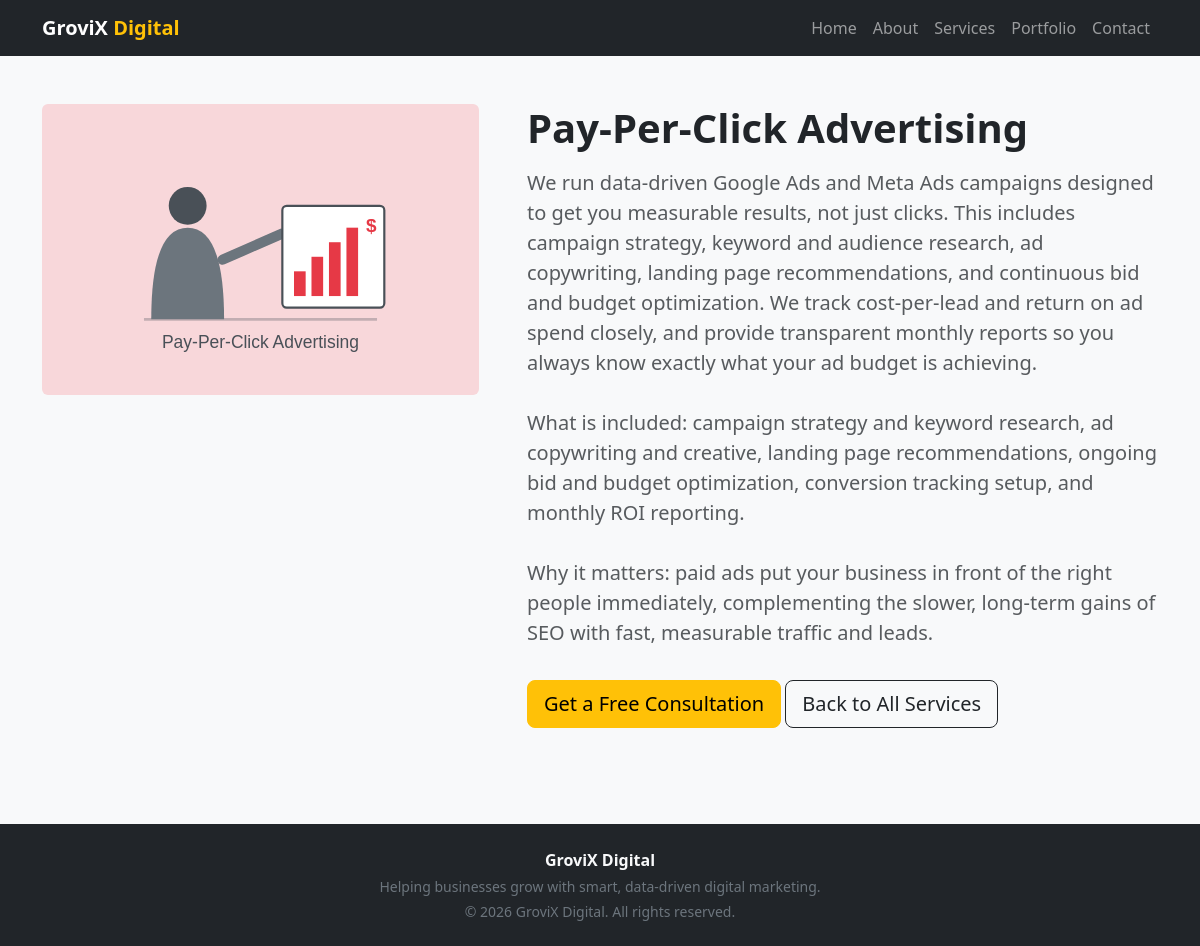
Page /service_detail.php?id=4 on the committed database.
### tables this page shows
CREATE TABLE services (
    id INT AUTO_INCREMENT PRIMARY KEY,
    title VARCHAR(150) NOT NULL,
    description TEXT NOT NULL,
    image VARCHAR(255) DEFAULT NULL,
    meta_title VARCHAR(160) DEFAULT NULL,
    meta_description VARCHAR(300) DEFAULT NULL,
    created_at TIMESTAMP DEFAULT CURRENT_TIMESTAMP
);

### includes/functions.php (called while the page is built, shortened)
<?php
function clean_input($value) {
    return htmlspecialchars(trim($value ?? ''), ENT_QUOTES, 'UTF-8');
}
function service_hero_image_url($filename, $title = '') {
    $title = strtolower($title);
    if (str_contains($title, 'pay-per-click') || str_contains($title, 'ppc') || str_contains($title, 'advertising')) {
        return BASE_URL . '/assets/img/service-hero-ppc.svg';
    }
    return BASE_URL . '/assets/img/placeholder.svg';
}

### public/service_detail.php (the view, shortened to what this page needs)
<?php
require_once __DIR__ . '/../includes/db.php';
require_once __DIR__ . '/../includes/functions.php';
$id = filter_input(INPUT_GET, 'id', FILTER_VALIDATE_INT);
$service = null;
if ($id) {
    $stmt = mysqli_prepare($conn, "SELECT id, title, description, image, meta_title, meta_description FROM services WHERE id = ?");
    mysqli_stmt_bind_param($stmt, 'i', $id);
    mysqli_stmt_execute($stmt);
    $service = mysqli_fetch_assoc(mysqli_stmt_get_result($stmt));
}
require_once __DIR__ . '/../includes/header.php';
?>
<section class="py-5">
  <div class="container">
    <?php if ($service): ?>
      <div class="row justify-content-center align-items-start g-5">
        <div class="col-lg-5">
          <img src="<?= service_hero_image_url($service['image'], $service['title']) ?>" class="img-fluid rounded" alt="<?= clean_input($service['title']) ?>">
        </div>
        <div class="col-lg-7">
          <h1 class="fw-bold mb-3"><?= clean_input($service['title']) ?></h1>
          <p class="lead text-muted"><?= nl2br(clean_input($service['description'])) ?></p>
          <a href="contact.php" class="btn btn-warning btn-lg mt-3">Get a Free Consultation</a>
          <a href="services.php" class="btn btn-outline-dark btn-lg mt-3">Back to All Services</a>
        </div>
      </div>
    <?php endif; ?>
  </div>
</section>
<?php require_once __DIR__ . '/../includes/footer.php'; ?>

### assets/css/style.css (style rules this page uses)
body { font-family: 'Segoe UI', Arial, sans-serif; background-color: #f8f9fa; }

### rows in the picture
services: title "Pay-Per-Click Advertising", description "We run data-driven Google Ads and Meta Ads campaigns designed to get you measurable results, not just clicks. This includes campaign strategy, keyword and audience research, ad copywriting, landing page recommendations, and continuous bid and budget optimization. We track cost-per-lead and return on ad spend closely, and provide transparent monthly reports so you always know exactly what your ad budget is achieving. What is included: campaign strategy and keyword research, ad copywriting and creative, landing page recommendations, ongoing bid and budget optimization, conversion tracking setup, and monthly ROI reporting. Why it matters: paid ads put your business in front of the right people…"
